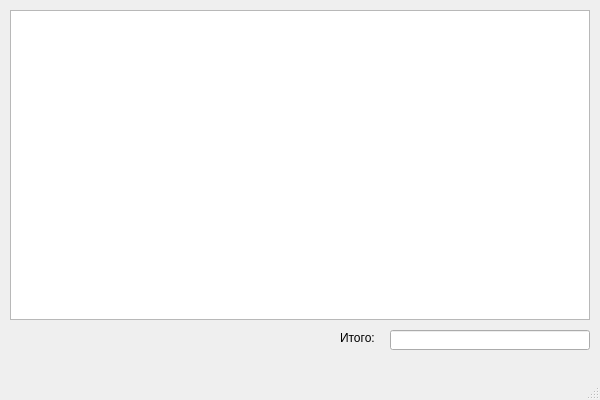
<?xml version="1.0" encoding="UTF-8"?>
<ui version="4.0">
 <class>MainWindow</class>
 <widget class="QMainWindow" name="MainWindow">
  <property name="geometry">
   <rect>
    <x>0</x>
    <y>0</y>
    <width>600</width>
    <height>400</height>
   </rect>
  </property>
  <property name="windowTitle">
   <string>Интерактивный чек</string>
  </property>
  <widget class="QWidget" name="centralwidget">
   <widget class="QTableWidget" name="tableWidget">
    <property name="geometry">
     <rect>
      <x>10</x>
      <y>10</y>
      <width>580</width>
      <height>310</height>
     </rect>
    </property>
   </widget>
   <widget class="QLabel" name="label">
    <property name="geometry">
     <rect>
      <x>340</x>
      <y>330</y>
      <width>60</width>
      <height>16</height>
     </rect>
    </property>
    <property name="text">
     <string>Итого:</string>
    </property>
   </widget>
   <widget class="QLineEdit" name="lineEdit">
    <property name="geometry">
     <rect>
      <x>390</x>
      <y>330</y>
      <width>200</width>
      <height>20</height>
     </rect>
    </property>
    <property name="acceptDrops">
     <bool>true</bool>
    </property>
    <property name="readOnly">
     <bool>true</bool>
    </property>
   </widget>
  </widget>
  <widget class="QMenuBar" name="menubar">
   <property name="geometry">
    <rect>
     <x>0</x>
     <y>0</y>
     <width>600</width>
     <height>24</height>
    </rect>
   </property>
  </widget>
  <widget class="QStatusBar" name="statusbar"/>
 </widget>
 <resources/>
 <connections/>
</ui>
